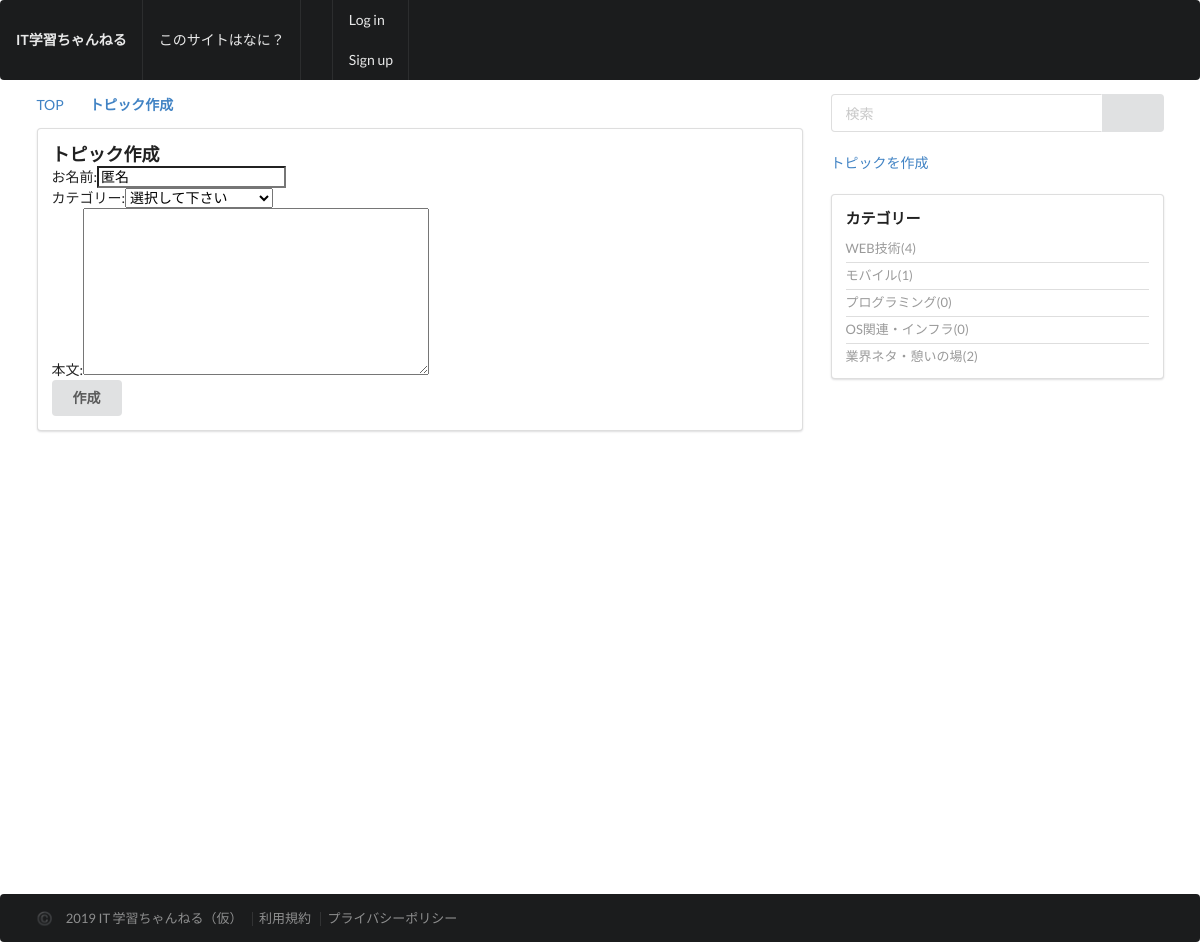
Page /thread/create_topic/ on the committed database.
### thread/models.py (models this page shows)
class Category(models.Model):
    name = models.CharField(
        'カテゴリー名',
        max_length=50,
    )
    url_code = models.CharField(
        'URLコード',
        max_length=50,
        null=True,
        blank=False,
        unique=True,
    )
    sort = models.IntegerField(
        verbose_name='ソート',
        default=0,
    )
    objects = CategoryManager
    def __str__(self):
        return self.name

### thread/views.py (the view, shortened to what this page needs)
# urls.py: path('create_topic/', views.TopicCreateView.as_view(), name='create_topic'),
class TopicCreateView(CreateView):
    template_name = 'thread/create_topic.html'
    form_class = TopicModelForm
    model = Topic
    success_url = reverse_lazy('base:top')

### thread/forms.py
class TopicModelForm(forms.ModelForm):
    class Meta:
        model = Topic
        fields = [
            'user_name',
            'category',
            'message',
        ]
    def __init__(self, *args, **kwargs):
        super().__init__(*args, **kwargs)
        self.fields['category'].empty_label = '選択して下さい'
        self.fields['user_name'].widget.attrs['value'] = '匿名'

### thread/templatetags/threadtags.py (called while the page is built)
@register.inclusion_tag('thread/tags/category_tag.html')
def categorytag():
    ctx = {}
    ctx['category_list'] = Category.objects.annotate(
        count=Count('topic')).order_by('sort')
    return ctx

### thread/templates/thread/create_topic.html (shortened to what this page needs)
{% extends 'base/base.html' %}
{% block content %}
<div class="ui grid stackable">
  <div class="eleven wide column">
    <div class="ui breadcrumb">
      <a href="{% url 'base:top' %}" class="section">TOP</a>
      <i class="right angle icon divider"></i>
      <a class="active section">トピック作成</a>
    </div>
    <div class="ui segment">
      <div class="content">
        <div class="herder"><h3>トピック作成</h3></div>
        <form class="" action="{% url 'thread:create_topic' %}" method="post">
          {% for field in form %}
          <div class="field">{{ field.label_tag }}{{ field }}</div>
          {% endfor %}
          <button type="submit" class='ui button' name="next" value="confirm">作成</button>
        </form>
      </div>
    </div>
  </div>
  {% include 'base/sidebar.html' %}
</div>
{% endblock %}

### thread/templates/thread/tags/category_tag.html
<div class="ui relaxed list small divided link">
    {% for category in category_list %}
    <a class="item">{{ category.name }}({{ category.count }})</a>
    {% endfor %}
</div>

### rows in the picture
Category: name "WEB技術", count "4"
Category: name "モバイル", count "1"
Category: name "プログラミング", count "0"
Category: name "OS関連・インフラ", count "0"
Category: name "業界ネタ・憩いの場", count "2"

### other values in the picture
{{ field.label_tag }} "お名前:" "カテゴリー:" "本文:"
